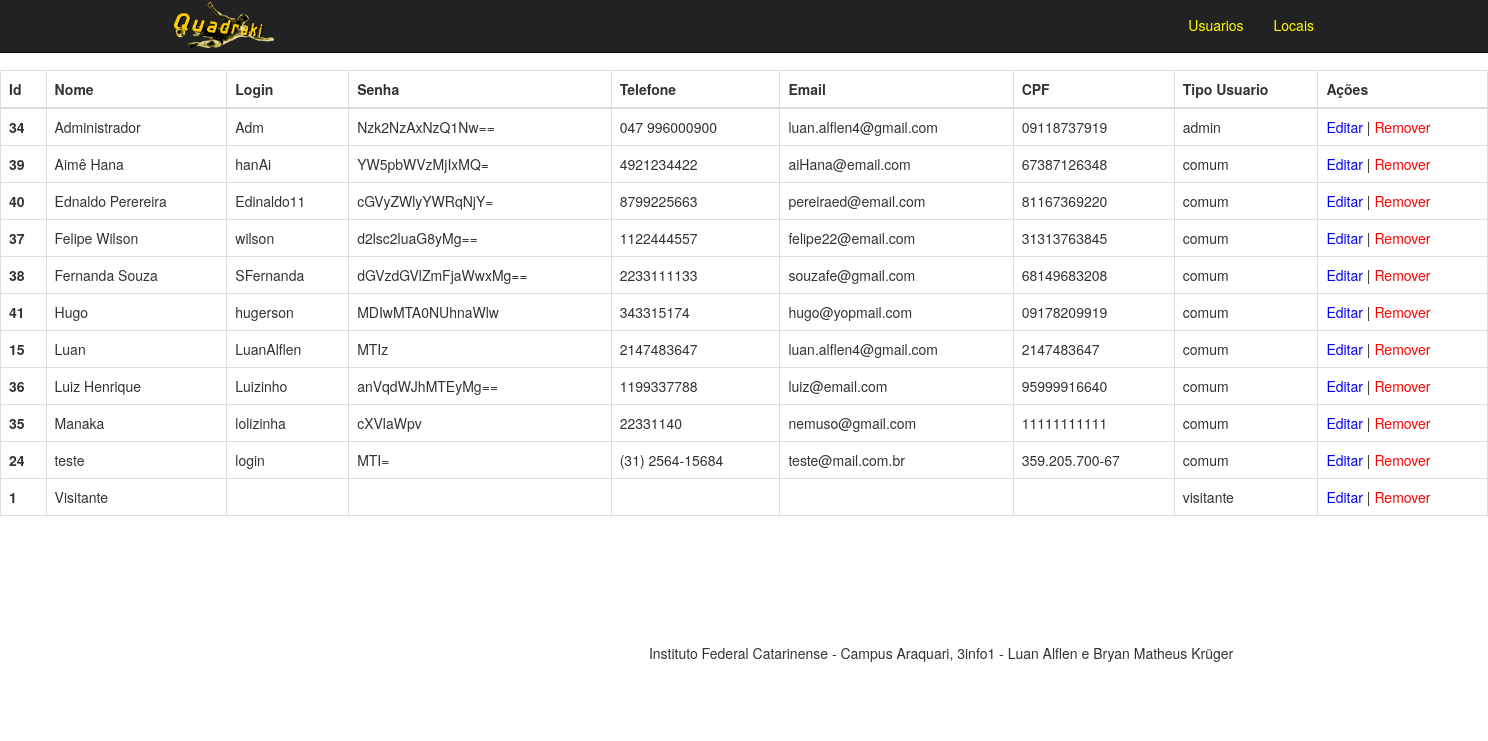
/TCC/app/Controlers/ControlerAdmin.php (signed in), run on an earlier commit of the app's database.
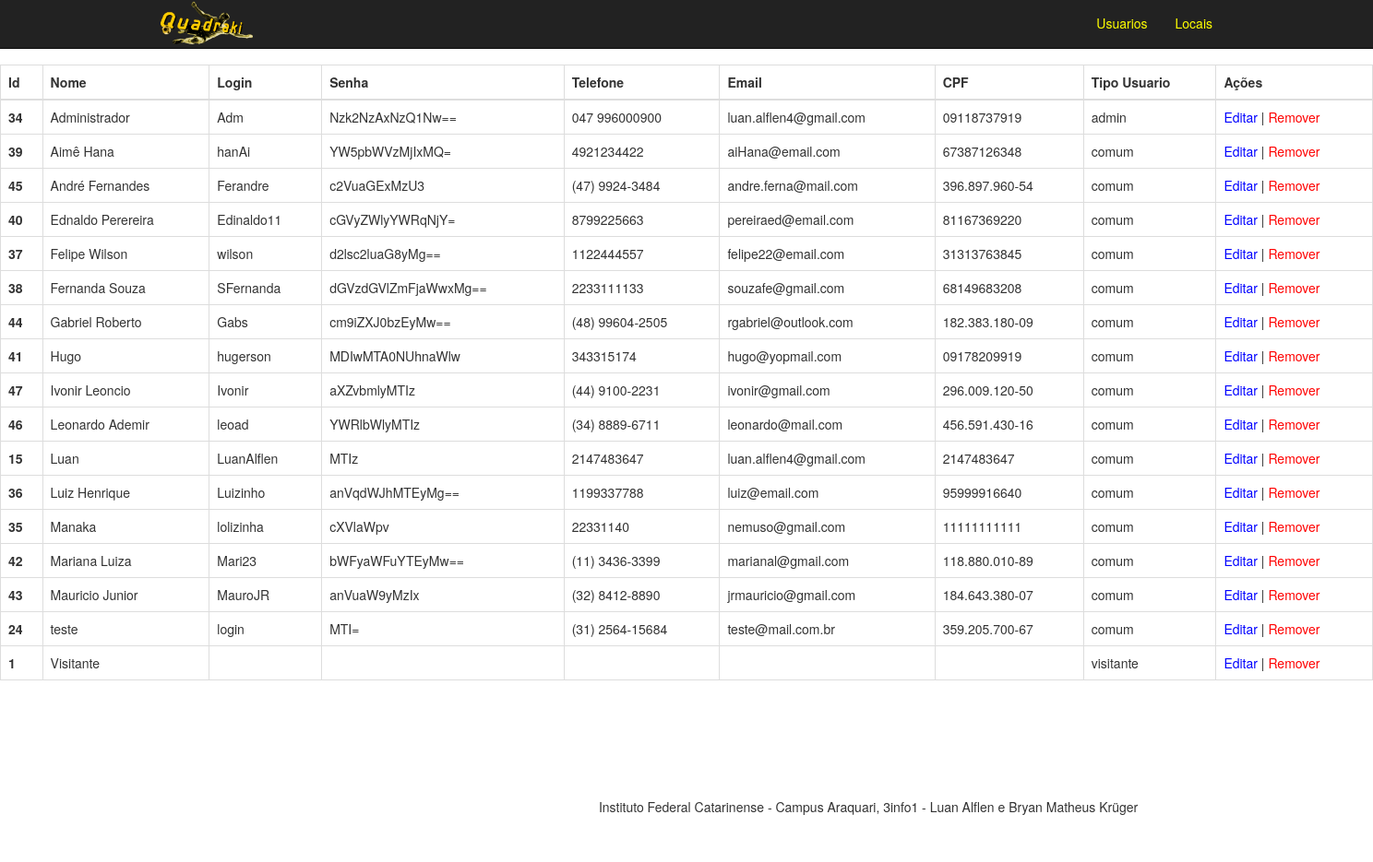
And on a later commit of the database.
### tables this page shows
CREATE TABLE `usuarios` (
  `id_usuario` int(11) NOT NULL,
  `nome` varchar(50) NOT NULL,
  `login` varchar(150) NOT NULL,
  `senha` varchar(50) NOT NULL,
  `telefone` varchar(200) NOT NULL,
  `email` varchar(50) NOT NULL,
  `cpf` varchar(200) NOT NULL,
  `tipuser` varchar(30) NOT NULL
);

### TCC/app/Models/DBConnection.php (called while the page is built, shortened)
<?php
class DBConnection {
    public static $conexao = null;
    public static function getConexao(){
        try{
            if(self::$conexao == null){
                self::$conexao = new PDO("mysql:host=".self::HOST.";dbname=".self::NOMEBANCO, self::USUARIO, self::SENHA);
                self::$conexao->setAttribute(PDO::ATTR_ERRMODE, PDO::ERRMODE_EXCEPTION);
            }
            return self::$conexao;
        }catch(PDOException $e){
            die("Falhou a conexao ou ocorreu um erro banco: " . $e->getMessage());
        }
        return $conexao;
    }
}
?>

### TCC/app/Models/UsuarioCrud.php (called while the page is built, shortened)
<?php
require_once 'DBConnection.php';
require_once 'Usuario.php';
class UsuarioCrud
{
    private $conexao;
    public function __construct()
    {
        $this->conexao = DBConnection::getConexao();
    }
    public function getUsuariosOrdem()
    {
        $sql = "SELECT * FROM usuarios ORDER BY nome ASC";
        $resultado = $this->conexao->query($sql);
        $usuarios = $resultado->fetchAll(PDO::FETCH_ASSOC);
        foreach ($usuarios as $usuario) {
            $nome = $usuario['nome'];
            $login = $usuario['login'];
            $senha = $usuario['senha'];
            $email = $usuario['email'];
            $telefone = $usuario['telefone'];
            $cpf = $usuario['cpf'];
            $tipuser = $usuario['tipuser'];
            $id = $usuario['id_usuario'];
            $obj = new Usuario($nome, $login, $senha, $email, $telefone, $cpf, $tipuser,$id);
            $listaUsuario[] = $obj;
        }
        return $listaUsuario;
    }
}

### TCC/app/Models/Usuario.php (called while the page is built, shortened)
<?php
class Usuario
{
    public function __construct($nome=null, $login=null, $senha=null, $email=null, $telefone=null, $cpf=null, $tipuser=null, $id=null){
        $this->nome = $nome;
        $this->login = $login ;
        $this->senha = $senha;
        $this->email = $email;
        $this->telefone = $telefone;
        $this->cpf = $cpf;
        $this->tipuser = $tipuser;
        $this->id = $id;
    }
}

### TCC/app/Views/Admin/admin.php (the view, shortened to what this page needs)
<div id="divusuarios">
    <table class="table table-bordered" >
        <thead>
        <tr>
            <th>Id</th>
            <th>Nome</th>
            <th>Login</th>
            <th>Senha</th>
            <th>Telefone</th>
            <th>Email</th>
            <th>CPF</th>
            <th>Tipo Usuario</th>
            <th>Ações</th>
        </tr>
        </thead>
        <tbody>
        <?php foreach ($usuarios as $usuario): ?>
            <tr>
                <th><?= $usuario->id?> </th>
                <td><?= $usuario->nome ?> </td>
                <td><?= $usuario->login ?> </td>
                <td><?= $usuario->senha ?> </td>
                <td><?= $usuario->telefone ?> </td>
                <td><?= $usuario->email?> </td>
                <td><?= $usuario->cpf ?> </td>
                <td><?= $usuario->tipuser?> </td>
                <td><a style="color: blue" href="ControlerAdmin.php?acao=editarUsuario&id=<?=$usuario->id?>">Editar</a> |
                    <a style="color: red" href="ControlerAdmin.php?acao=excluirUsuario&id=<?=$usuario->id?>">Remover</a>
                </td>
            </tr>
        <?php endforeach; ?>
        </tbody>
    </table>
</div>

### TCC/app/Controlers/ControlerAdmin.php (shortened to what this page needs)
<?php
require '../../app/Models/UsuarioCrud.php';
if (isset($_GET['acao'])){
    $action = $_GET['acao'];
}else{
    $action = 'index';
}
switch ($action){
    case 'index':
        $crudUser = new UsuarioCrud();
        $usuarios = $crudUser->getUsuariosOrdem();
        include "../Views/Template/CabecalhoAdmin.php";
        include "../Views/Admin/admin.php";
        include "../Views/Template/Rodape.php";
        break;
}

### TCC/app/Views/Template/CabecalhoAdmin.php (shortened to what this page needs)
<!DOCTYPE html>
<html lang="en">
<head>
    <link href="../../assets/css/bootstrap.css" rel="stylesheet">
    <link rel="stylesheet" href="https://cdnjs.cloudflare.com/ajax/libs/font-awesome/4.7.0/css/font-awesome.min.css">
    <link rel="stylesheet" href="https://maxcdn.bootstrapcdn.com/font-awesome/4.7.0/css/font-awesome.min.css">
    <link href="../../assets/css/shop-homepage.css" rel="stylesheet">
    <link rel="stylesheet" href="../../assets/css/abas.css">
    <link rel="stylesheet" href="../../assets/css/style.css">
</head>
<body>
<nav class="navbar navbar-inverse navbar-fixed-top" role="navigation">
    <div class="container">
        <div class="navbar-header">
            <a class="" href="ControlerLocal.php">
                <img src="../../assets/img/logo.png" id="logotipe">
            </a>
        </div>
        <div class="collapse navbar-collapse">
            <ul class="nav navbar-nav navbar-right">
                <li>
                    <a id="usuarios">Usuarios</a>
                </li>
                <li>
                    <a id="locais">Locais</a>
                </li>
            </ul>
        </div>
    </div>
</nav>

### TCC/app/Views/Template/Rodape.php
<div class="container">
     <footer>
         <div class="row">
             <div class="col-lg-12" style="margin-left: 25%">
                 <p>Instituto Federal Catarinense - Campus Araquari, 3info1 - Luan Alflen e Bryan Matheus Krüger</p>
             </div>
         </div>
     </footer>
</div>

### TCC/assets/css/shop-homepage.css (style rules this page uses)
body { padding-top: 70px; }
footer { margin: 50px 0; }

### TCC/assets/css/abas.css (style rules this page uses)
p { margin-left: 16%; margin-bottom: 0%; margin-top: 5%; }

### TCC/assets/css/style.css (style rules this page uses)
#logotipe { width:100px; }
a { color: white; }

What changed in the data, as far as the page shows it:
added usuarios: id_usuario "45", nome "André Fernandes", login "Ferandre", senha "c2VuaGExMzU3", telefone "(47) 9924-3484", email "andre.ferna@mail.com", cpf "396.897.960-54", tipuser "comum"
added usuarios: id_usuario "44", nome "Gabriel Roberto", login "Gabs", senha "cm9iZXJ0bzEyMw==", telefone "(48) 99604-2505", email "rgabriel@outlook.com", cpf "182.383.180-09", tipuser "comum"
added usuarios: id_usuario "47", nome "Ivonir Leoncio", login "Ivonir", senha "aXZvbmlyMTIz", telefone "(44) 9100-2231", email "ivonir@gmail.com", cpf "296.009.120-50", tipuser "comum"
added usuarios: id_usuario "46", nome "Leonardo Ademir", login "leoad", senha "YWRlbWlyMTIz", telefone "(34) 8889-6711", email "leonardo@mail.com", cpf "456.591.430-16", tipuser "comum"
added usuarios: id_usuario "42", nome "Mariana Luiza", login "Mari23", senha "bWFyaWFuYTEyMw==", telefone "(11) 3436-3399", email "marianal@gmail.com", cpf "118.880.010-89", tipuser "comum"
added usuarios: id_usuario "43", nome "Mauricio Junior", login "MauroJR", senha "anVuaW9yMzIx", telefone "(32) 8412-8890", email "jrmauricio@gmail.com", cpf "184.643.380-07", tipuser "comum"
